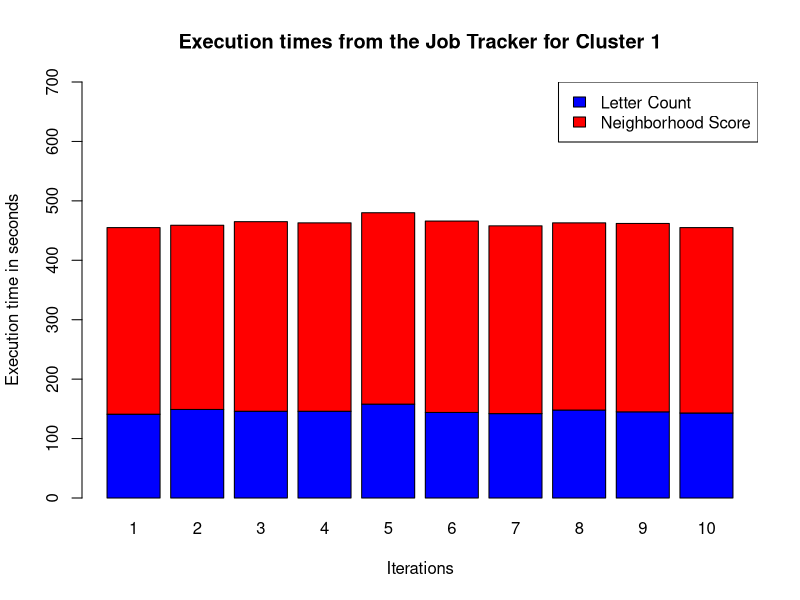
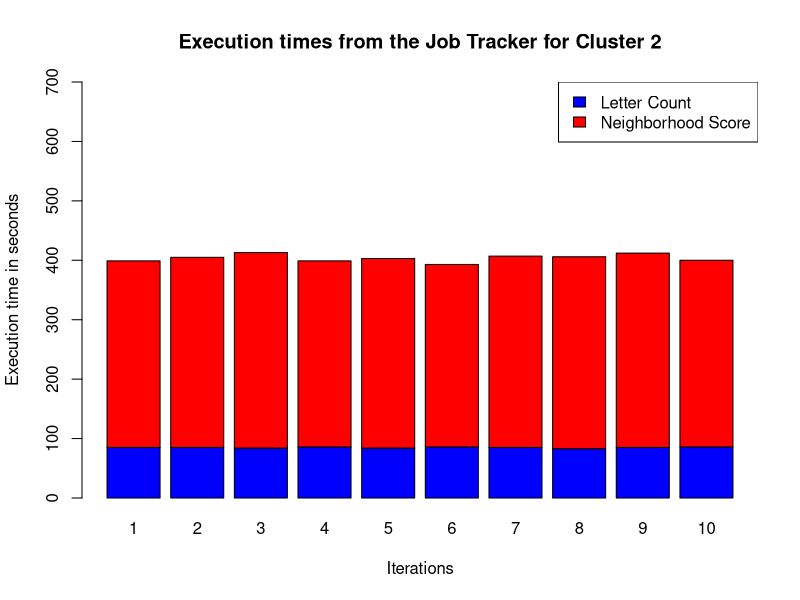
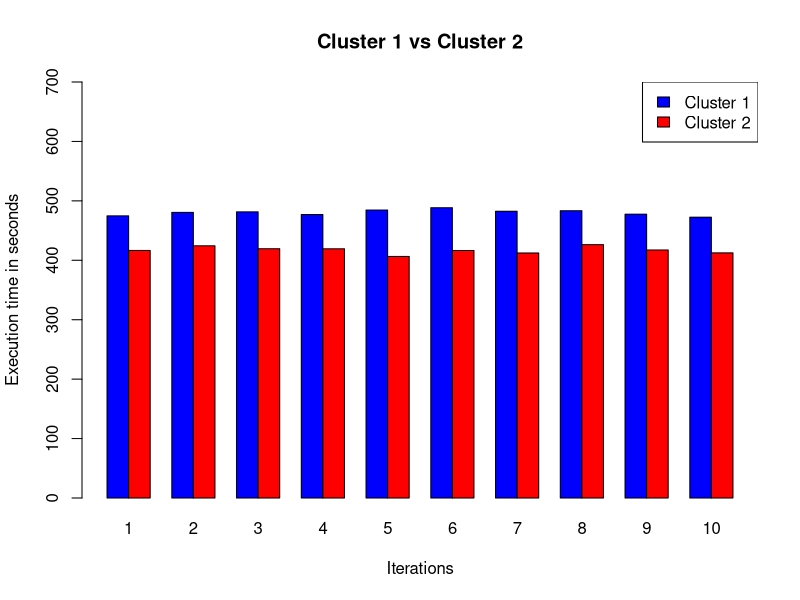

Here is the R script that generated these plots, in order:
## ---- chunk 1
knitr::opts_chunk$set(echo = TRUE)
## ---- chunk 2
result4Nodes <- read.csv("2noderun.csv")
iterations = c(1,2,3,4,5,6,7,8,9,10)
exectimesn = c(result4Nodes[,1])
exectimesl = c(result4Nodes[,2])
data2node <- data.frame(iterations,exectimesl,exectimesn)
x <- exectimesl
y <- exectimesn
height <- rbind(x, y)

mp <- barplot(height,
ylim = c(0, 700), names.arg = iterations,ylab="Execution time in seconds",xlab="Iterations",main="Execution times from the Job Tracker for Cluster 1",col=c("blue","red"))
legend("topright", 
       legend = c("Letter Count", "Neighborhood Score"), 
       fill = c("blue", "red"))

## ---- chunk 3
result4Nodes <- read.csv("4noderun.csv")
iterations = c(1,2,3,4,5,6,7,8,9,10)
exectimesn = c(result4Nodes[,1])
exectimesl = c(result4Nodes[,2])
data <- data.frame(iterations,exectimesl,exectimesn)

## ---- chunk 4
library('ggplot2')

#barplot(exectimesn,iterations,arg=iterations,col='blue',main="Job history tracker time")
dat1 <- read.csv("2noderunlog.csv")
dat2 <- read.csv("4noderunlog.csv")


x <- exectimesl
y <- exectimesn
# create a two row matrix with x and y
height <- rbind(x, y)

mp <- barplot(height,
ylim = c(0, 700), names.arg = iterations,ylab="Execution time in seconds",xlab="Iterations",main="Execution times from the Job Tracker for Cluster 2",col=c("blue","red"))
legend("topright", 
       legend = c("Letter Count", "Neighborhood Score"), 
       fill = c("blue", "red"))





## ---- chunk 5
x1 <- c(dat1[,1]/1000)
y1 <- c(dat2[,1]/1000)
height2 <- rbind(x1,y1)
mp2 <- barplot(height2,beside=TRUE,ylim=c(0,700), names.arg = iterations,ylab="Execution time in seconds",xlab="Iterations",main="Cluster 1 vs Cluster 2",col = c("blue","red"))
legend("topright", 
       legend = c("Cluster 1", "Cluster 2"), 
       fill = c("blue", "red"))

